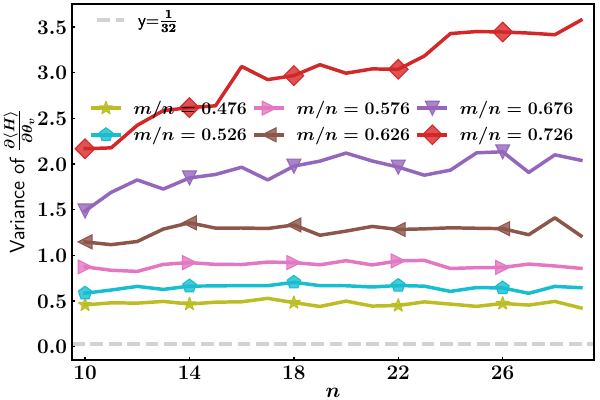

Python code for this plot:
import numpy as np
from random import randint
import math,random
import matplotlib.pyplot as plt
import matplotlib as mpl
import matplotlib.colors as mcolors
plt.rcParams['font.family'] = 'Helvetica'
mpl.rcParams['mathtext.fontset'] = 'custom'    # 设置公式字体为 Computer Modern
#mpl.rcParams['mathtext.rm'] = 'Helvetica'  
mpl.rcParams['mathtext.rm'] = 'Cambria'       # 设置数学公式中的普通文本为 Cambria
mpl.rcParams['mathtext.it'] = 'Computer Modern:italic'  # 设置斜体为 Cambria
mpl.rcParams['mathtext.bf'] = 'Computer Modern:bold'
plt.rcParams["text.usetex"] = True
plt.rcParams["text.latex.preamble"] = r"\usepackage{amsmath, bm} \boldmath"
plt.rcParams['axes.labelweight'] = 'bold'  
plt.rcParams['axes.titleweight'] = 'bold' 
fig=plt.figure(figsize=(6,4))
colors = ['#1f77b4','#ff7f0e', '#2ca02c','#d62728' , '#9467bd', '#8c564b', '#e377c2', '#17becf', '#bcbd22']
markers = ['o', 's', '^', 'D', 'v', '<', '>', 'p', '*']
plt.rcParams.update({
    'font.size': 10,                  # 主字体大小
    'axes.labelsize': 8,              # 轴标签字号
    'axes.titlesize': 11,              # 轴标题字号
    'xtick.labelsize': 11,             # X轴刻度字号
    'ytick.labelsize': 11,             # Y轴刻度字号
    'legend.fontsize': 11,             # 图例字号
    'font.family': 'sans-serif',      # 使用无衬线字体
    'font.sans-serif': ['Arial'],     # 指定Arial字体
    'axes.linewidth': 1,            # 坐标轴线宽
    'lines.linewidth': 1.0,           # 数据线宽度
    'xtick.major.width': 1,         # X轴主刻度线宽
    'ytick.major.width': 1,         # Y轴主刻度线宽
    'xtick.major.size': 2.5,          # X轴主刻度长度
    'ytick.major.size': 2.5,          # Y轴主刻度长度
    'xtick.direction': 'in',          # 刻度线方向朝内
    'ytick.direction': 'in',          # 刻度线方向朝内               # 输出分辨率
    'pdf.fonttype': 42,               # 确保输出可编辑文本
})
def plotn(m,n,name,label,number):
    number=8-number
    npzfile=np.load(name)
    varn=npzfile['averagvar']
    x=range(m,n)
    y=varn[m:n]
    linecolor=mcolors.to_rgba(colors[number], alpha=1)
    marker_color = mcolors.to_rgba(colors[number], alpha=0.8)
    #plt.plot(x,y,label=r'$\frac{m}{n}=$'+str(label),linewidth=2.5,markevery=5,marker=markers[number],markersize=7,color=linecolor,markerfacecolor=marker_color,markeredgewidth=0)
    plt.plot(x, y,
             label=fr'$m/n={str(label)}$',
             linewidth=2.5,  # 适当减小线宽
             markevery=4,
             marker=markers[number],
             markersize=10,   # 适当减小标记尺寸
             color=linecolor,
             markerfacecolor=marker_color,
             markeredgewidth=0.8,  # 添加标记边框
             markeredgecolor=linecolor)
klist=[0.476,0.526,0.576,0.626,0.676,0.726]
for i in range(6):
    plotn(10,30,"BP/BP"+str(klist[i])+".npz",klist[i],i)
plt.xlabel(r'$n$',fontsize=15,labelpad=0)
plt.ylabel('Variance of '+r'$\frac{\partial\langle H \rangle}{\partial\theta_v}$',fontsize=15,labelpad=2)
plt.xticks([i for i in np.arange(10,30,4)])
#plt.yticks([i for i in np.arange(0.5,3,0.5)])
plt.xticks(fontsize=15)
#plt.ylim(0,2.8)
plt.xlim(9.5,29.5)
plt.yticks(fontsize=15)
plt.tick_params(axis='x', which='minor', length=0)
plt.tick_params(axis='y', which='minor', length=0)
plt.tick_params(axis='y', which='both', left=True, right=False)
plt.tick_params(axis='x', which='both', bottom=True, top=False, labelbottom=True)
legend1=plt.legend(ncol=3,fontsize=12.8,bbox_to_anchor=(0.5, 0.665),loc='center',frameon=False,edgecolor='black',fancybox=False,handlelength=1.5,columnspacing=0.5)
line1=plt.axhline(1/32,color='#D2D2D2',linewidth=2.5,label=r'$\frac{1}{32}$',linestyle='--')
legend2 = plt.legend([line1], [r'y=$\frac{1}{32}$'], loc='center', bbox_to_anchor=(0.124, 0.95),fontsize=12.8,handlelength=1.5,frameon=False)
fig.add_artist(legend1)
plt.margins(x=0.05)
fig.add_artist(legend2)
plt.subplots_adjust(left=0.12,   # 图像左边距（0~1之间，越大间距越大）
                    right=0.99,  # 图像右边距（0~1之间，越小间距越大）
                    top=0.99,    # 图像上边距（0~1之间，越小间距越大）
                    bottom=0.1)
plt.savefig('FigS12.pdf')
